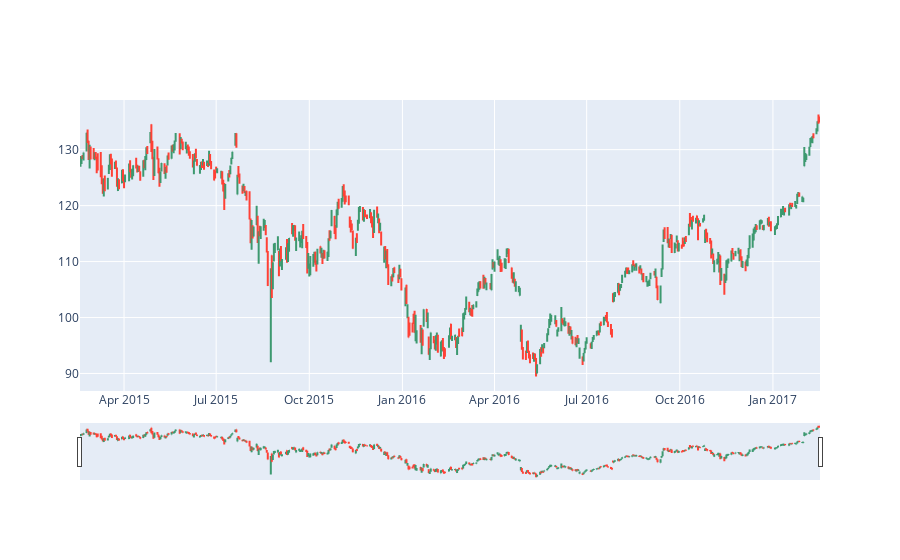

Notebook code cell kept with this figure:
### Code cell
fig.show()

### Figure 1 — Plotly figure (JSON) as saved in the notebook; plotly's stock layout.template omitted (floating-point values rounded to 4 significant figures; data arrays with more than 128 entries replaced by an {"elided": "..."} marker saying what was removed)
{"data": [{"close": {"elided": "506 float values"}, "high": {"elided": "506 float values"}, "low": {"elided": "506 float values"}, "open": {"elided": "506 float values"}, "type": "ohlc", "x": {"elided": "506 str values"}}], "layout": {"autosize": true, "xaxis": {"autorange": true, "range": ["2015-02-16 12:00", "2017-02-16 12:00"], "rangeslider": {"autorange": true, "range": ["2015-02-16 12:00", "2017-02-16 12:00"], "yaxis": {"_template": null, "rangemode": "match"}}, "type": "date"}, "yaxis": {"autorange": true, "range": [86.87, 138.9]}}}
